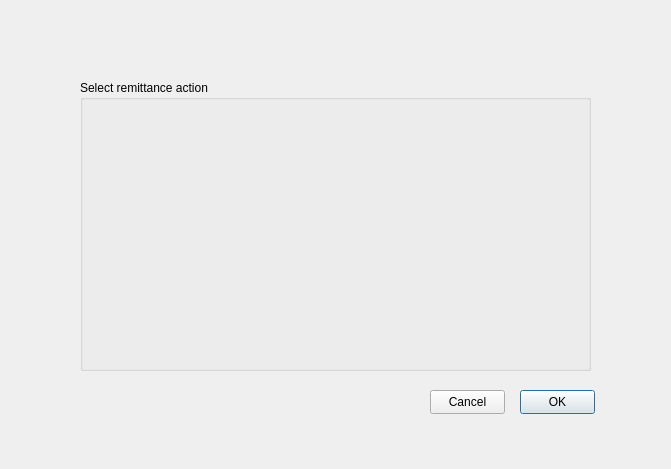
<?xml version="1.0" encoding="UTF-8"?>
<ui version="4.0">
 <class>CselectRemittance</class>
 <widget class="QDialog" name="CselectRemittance">
  <property name="geometry">
   <rect>
    <x>0</x>
    <y>0</y>
    <width>671</width>
    <height>469</height>
   </rect>
  </property>
  <property name="windowTitle">
   <string>Select Remittance</string>
  </property>
  <widget class="QGroupBox" name="m_selectRemittanceBox">
   <property name="geometry">
    <rect>
     <x>80</x>
     <y>80</y>
     <width>511</width>
     <height>291</height>
    </rect>
   </property>
   <property name="title">
    <string>Select remittance action</string>
   </property>
  </widget>
  <widget class="QLabel" name="m_warningLbl">
   <property name="geometry">
    <rect>
     <x>70</x>
     <y>40</y>
     <width>531</width>
     <height>16</height>
    </rect>
   </property>
   <property name="text">
    <string/>
   </property>
  </widget>
  <widget class="QPushButton" name="m_okBtn">
   <property name="geometry">
    <rect>
     <x>520</x>
     <y>390</y>
     <width>75</width>
     <height>24</height>
    </rect>
   </property>
   <property name="text">
    <string>OK</string>
   </property>
   <property name="default">
    <bool>true</bool>
   </property>
  </widget>
  <widget class="QPushButton" name="m_cancelBtn">
   <property name="geometry">
    <rect>
     <x>430</x>
     <y>390</y>
     <width>75</width>
     <height>24</height>
    </rect>
   </property>
   <property name="text">
    <string>Cancel</string>
   </property>
  </widget>
 </widget>
 <resources/>
 <connections/>
</ui>
